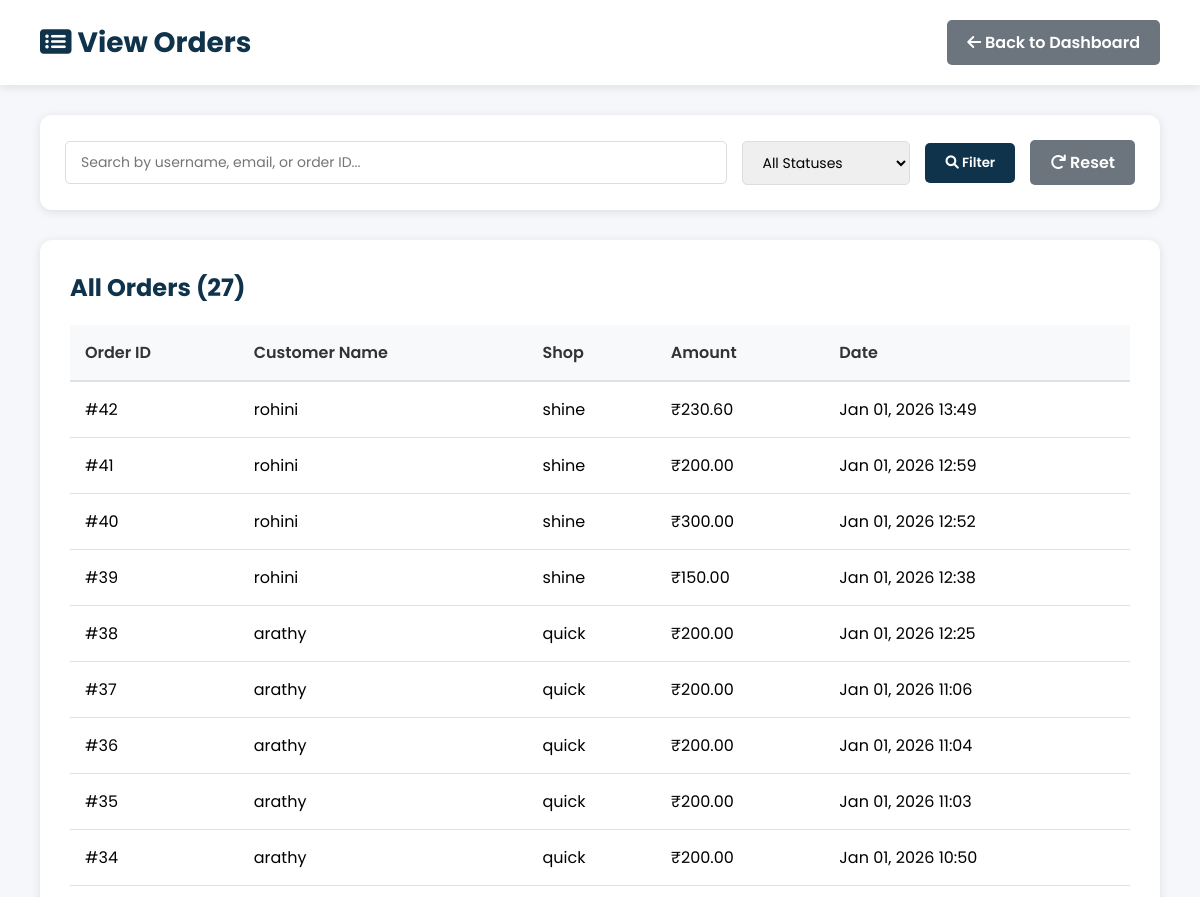
The app's page /admin-panel/orders/ (signed in, upper part), older data.
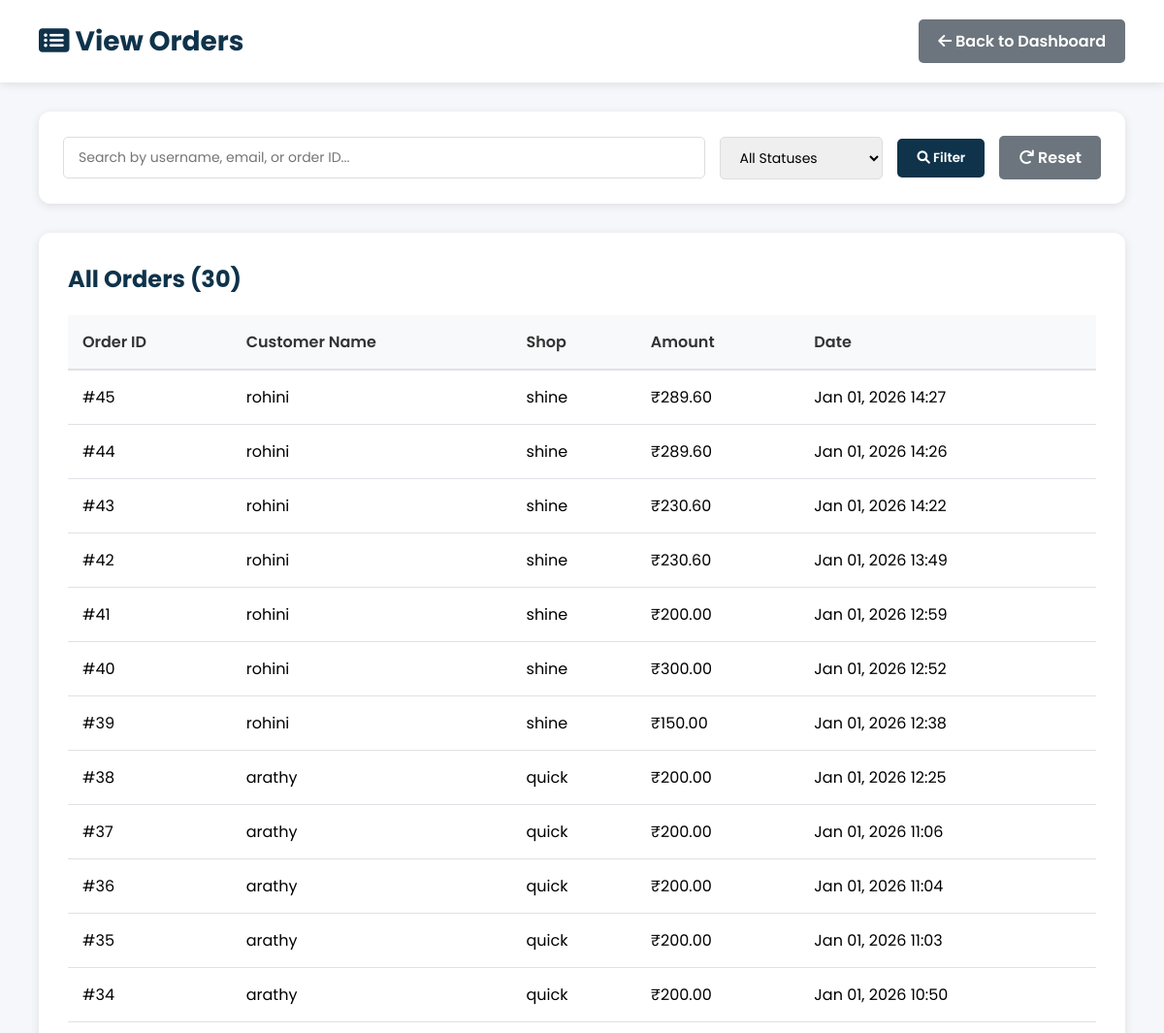
The same page, newer data.
### shop/models.py (models this page shows, shortened)
class Order(models.Model):
    STATUS_CHOICES = [
        ('Pending', 'Pending'),
        ('Washing', 'Washing'),
        ('Drying', 'Drying'),
        ('Ironing', 'Ironing'),
        ('Ready', 'Ready for Pickup'),
        ('Completed', 'Completed'),
    ]
    PAYMENT_CHOICES = [
        ('Pending', 'Pending'),
        ('Completed', 'Completed'),
    ]
    user = models.ForeignKey(User, on_delete=models.CASCADE)
    shop = models.ForeignKey(LaundryShop, on_delete=models.CASCADE)
    branch = models.ForeignKey(Branch, on_delete=models.CASCADE, blank=True, null=True)
    base_amount = models.DecimalField(max_digits=10, decimal_places=2, default=0)
    platform_fee = models.DecimalField(max_digits=10, decimal_places=2, default=0)
    delivery_fee = models.DecimalField(max_digits=10, decimal_places=2, default=0)
    gst_amount = models.DecimalField(max_digits=10, decimal_places=2, default=0)
    amount = models.DecimalField(
        max_digits=10,
        decimal_places=2,
        help_text="Final payable amount (base + fees + GST)"
    )
    cloth_status = models.CharField(
        max_length=20,
        choices=STATUS_CHOICES,
        default='Pending'
    )
    payment_status = models.CharField(
        max_length=20,
        choices=PAYMENT_CHOICES,
        default='Pending'
    )
    pickup_date = models.DateTimeField(blank=True, null=True)
    delivery_date = models.DateTimeField(blank=True, null=True)
    delivery_name = models.CharField(max_length=100, blank=True)
    delivery_address = models.TextField(blank=True)
    delivery_phone = models.CharField(max_length=15, blank=True)
    special_instructions = models.TextField(blank=True)
    created_at = models.DateTimeField(default=timezone.now)
    delay_notified = models.BooleanField(default=False)
    thank_you_sent = models.BooleanField(default=False)
    razorpay_payment_id = models.CharField(max_length=100, blank=True, null=True)
    razorpay_order_id = models.CharField(max_length=100, blank=True, null=True)

class LaundryShop(models.Model):
    name = models.CharField(max_length=100, unique=True)
    email = models.EmailField(unique=True)
    password = models.CharField(max_length=128, blank=True)
    address = models.TextField(blank=True)
    phone = models.CharField(max_length=15, blank=True)
    city = models.CharField(max_length=100, blank=True)
    latitude = models.FloatField(blank=True, null=True)
    longitude = models.FloatField(blank=True, null=True)
    is_approved = models.BooleanField(default=False)
    is_open = models.BooleanField(default=True)
    created_at = models.DateTimeField(default=timezone.now)
    razorpay_account_id = models.CharField(
        max_length=100,
        blank=True,
        null=True,
        help_text="Razorpay Account ID for marketplace payments"
    )
    razorpay_key_id = models.CharField(
        max_length=100,
        blank=True,
        null=True,
        help_text="Razorpay Key ID for shop payments"
    )
    razorpay_key_secret = models.CharField(
        max_length=100,
        blank=True,
        null=True,
        help_text="Razorpay Key Secret for shop payments"
    )
    bank_account_holder_name = models.CharField(
        max_length=100,
        blank=True,
        null=True,
        help_text="Account holder name as per bank records"
    )
    bank_account_number = models.CharField(
        max_length=50,
        blank=True,
        null=True,
        help_text="Bank account number"
    )
    bank_ifsc_code = models.CharField(
        max_length=11,
        blank=True,
        null=True,
        help_text="IFSC code (e.g., HDFC0001234)"
    )
    bank_name = models.CharField(
        max_length=100,
        blank=True,
        null=True,
        help_text="Bank name (e.g., HDFC Bank, SBI)"
    )
    bank_branch = models.CharField(
        max_length=100,
        blank=True,
        null=True,
        help_text="Bank branch name"
    )
    bank_account_type = models.CharField(
        max_length=20,
        choices=[
            ('Savings', 'Savings'),
            ('Current', 'Current'),
        ],
        blank=True,
        null=True,
        help_text="Type of bank account"
    )

### shop/views.py (the view)
# urls.py: path("admin-panel/orders/", views.admin_orders, name="admin_orders"),
@login_required
@user_passes_test(is_staff_user, login_url='login')
def admin_orders(request):
    status_filter = request.GET.get('status', '')
    search_query = request.GET.get('search', '')
    orders = Order.objects.select_related('user', 'shop').order_by('-created_at')
    if status_filter:
        orders = orders.filter(cloth_status=status_filter)
    if search_query:
        orders = orders.filter(
            Q(user__username__icontains=search_query) |
            Q(user__email__icontains=search_query) |
            Q(id__icontains=search_query)
        )
    approved_shops = LaundryShop.objects.filter(is_approved=True)
    orders = orders.filter(shop__is_approved=True)
    context = {
        'orders': orders,
        'status_choices': Order.STATUS_CHOICES,
        'current_status': status_filter,
        'search_query': search_query,
        'all_shops': approved_shops,  # Only approved shops for reassignment
    }
    return render(request, 'admin_orders.html', context)

### shop/views.py (called while the page is built)
def is_staff_user(user):
    return user.is_authenticated and (user.is_staff or user.is_superuser)

### shop/templates/admin_orders.html (shortened to what this page needs)
{% load static %}
<!DOCTYPE html>
<html lang="en">
<head>
    <link rel="stylesheet" href="https://cdnjs.cloudflare.com/ajax/libs/font-awesome/6.0.0-beta3/css/all.min.css">
</head>
<body>
    <div class="admin-header">
        <h1><i class="fas fa-list-alt"></i> {% if title %}{{ title }}{% else %}View Orders{% endif %}</h1>
        <div>
            <a href="{% url 'admin_dashboard' %}" class="btn btn-secondary">
                <i class="fas fa-arrow-left"></i> Back to Dashboard
            </a>
        </div>
    </div>
    <div class="admin-container">
        <div class="filters">
            <form method="get" style="display: flex; gap: 15px; flex-wrap: wrap; width: 100%; align-items: center;">
                <input type="text" name="search" placeholder="Search by username, email, or order ID..." value="{{ search_query }}">
                <select name="status">
                    <option value="">All Statuses</option>
                </select>
                <button type="submit" class="btn btn-primary">
                    <i class="fas fa-search"></i> Filter
                </button>
                <a href="{% url 'admin_orders' %}" class="btn btn-secondary">
                    <i class="fas fa-redo"></i> Reset
                </a>
            </form>
        </div>
        <div class="dashboard-section">
            <h2 style="margin-bottom: 20px; color: var(--primary-color);">
                {% if title %}{{ title }}{% else %}All Orders{% endif %} ({{ orders.count }})
            </h2>
            {% if orders %}
            <table class="data-table">
                <thead>
                    <tr>
                        <th>Order ID</th>
                        <th>Customer Name</th>
                        <th>Shop</th>
                        <th>Amount</th>
                        <th>Date</th>
                    </tr>
                </thead>
                <tbody>
                    {% for order in orders %}
                    <tr>
                        <td>#{{ order.id }}</td>
                        <td>{{ order.user.get_full_name|default:order.user.username }}</td>
                        <td>{{ order.shop.name|default:"N/A" }}</td>
                        <td>₹{{ order.amount|floatformat:2 }}</td>
                        <td>{{ order.created_at|date:"M d, Y H:i" }}</td>
                    </tr>
                    {% endfor %}
                </tbody>
            </table>
            {% else %}
            <div style="text-align: center; padding: 40px; color: #999;">
                <i class="fas fa-inbox" style="font-size: 48px; margin-bottom: 15px; opacity: 0.5;"></i>
                <p>No orders found</p>
            </div>
            {% endif %}
        </div>
    </div>
</body>
</html>

Row changes from the older to the newer data that the page shows:
added Order: id "45", user.get_full_name "rohini", shop.name "shine", amount "289.60", created_at "Jan 01, 2026 14:27"
added Order: id "44", user.get_full_name "rohini", shop.name "shine", amount "289.60", created_at "Jan 01, 2026 14:26"
added Order: id "43", user.get_full_name "rohini", shop.name "shine", amount "230.60", created_at "Jan 01, 2026 14:22"
Text that changed along with them:
{{ orders.count }}: "27" → "30"
